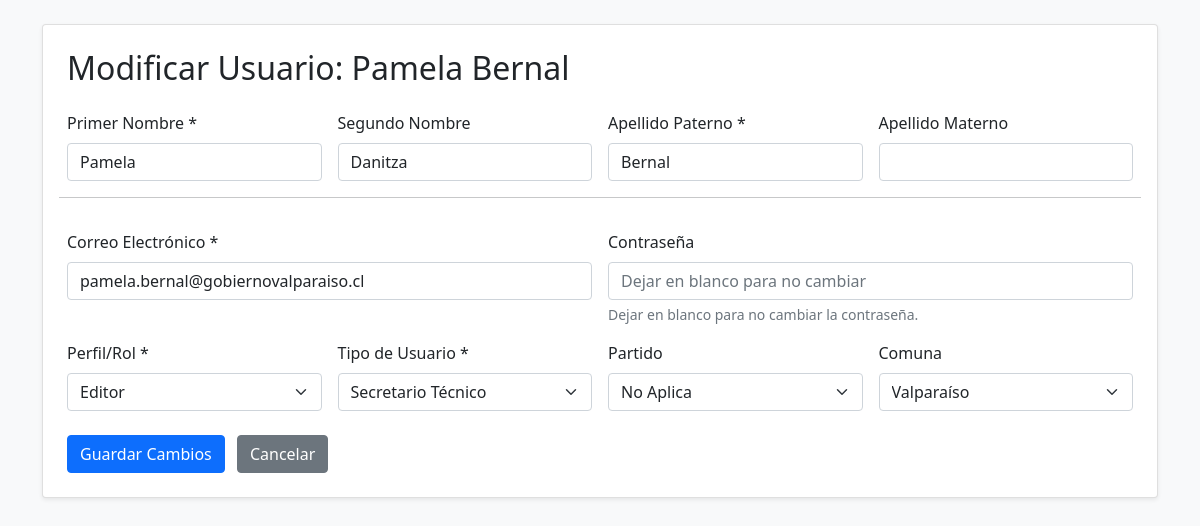
The app's page /corevota/views/pages/usuario_formulario.php?action=edit&id=32 (signed in) with its own data.
### tables this page shows
CREATE TABLE `t_usuario` (
  `idUsuario` int(11) NOT NULL,
  `pNombre` varchar(45) NOT NULL,
  `sNombre` varchar(45) DEFAULT NULL,
  `aPaterno` varchar(45) NOT NULL,
  `aMaterno` varchar(45) NOT NULL,
  `correo` varchar(45) DEFAULT NULL,
  `contrasena` varchar(255) NOT NULL,
  `perfil_id` int(11) DEFAULT NULL,
  `tipoUsuario_id` int(11) DEFAULT NULL,
  `partido_id` int(11) DEFAULT NULL,
  `comuna_id` int(11) DEFAULT NULL,
  `t_partido_nombrePartido` varchar(45) NOT NULL
);

### corevota/cfg/config.php (called while the page is built, shortened)
<?php
abstract class BaseConexion
{
	protected function conectar($archivo = 'configuracion.ini')
	{
		$ruta_archivo_ini = __DIR__ . '/' . $archivo;
		if (!$ajustes = parse_ini_file($ruta_archivo_ini, true)) {
			throw new Exception('No se puede abrir el archivo de configuración: ' . $ruta_archivo_ini . '.');
		}
		$servidor = $ajustes["database"]["host"];
		$puerto = $ajustes["database"]["port"];
		$basedatos = $ajustes["database"]["schema"];
		try {
			$this->datahost = new PDO(
				"mysql:host=$servidor;port=$puerto;dbname=$basedatos;charset=utf8mb4",
				$ajustes['database']['username'],
				$ajustes['database']['password'],
				array(PDO::MYSQL_ATTR_INIT_COMMAND => "SET NAMES utf8")
			);
			$this->datahost->setAttribute(PDO::ATTR_ERRMODE, PDO::ERRMODE_EXCEPTION);
			$this->datahost->setAttribute(PDO::ATTR_DEFAULT_FETCH_MODE, PDO::FETCH_ASSOC);
			return $this->datahost;
		} catch (PDOException $e) {
			die("Error en la conexión a la base de datos: " . $e->getMessage());
		}
	}
}

### corevota/Usuario.php (called while the page is built, shortened)
<?php
require_once(__DIR__ . '/class/class.conectorDB.php');
class Usuario
{
    private $db;
    public function __construct()
    {
        $this->db = new conectorDB();
    }
    public function obtenerUsuario($idUsuario)
    {
        $consulta = "SELECT idUsuario, pNombre, sNombre, aPaterno, aMaterno, correo, contrasena,
                        perfil_id, tipoUsuario_id, partido_id, comuna_id
                 FROM t_usuario
                 WHERE idUsuario = :idUsuario";
        $resultado = $this->db->buscarUsuario($consulta, $idUsuario);
        return $resultado;
    }
    public function obtenerPerfiles()
    {
        return $this->db->consultarBD("SELECT idPerfil, descPerfil FROM t_perfil");
    }
    public function obtenerTiposUsuario()
    {
        return $this->db->consultarBD("SELECT idTipoUsuario, descTipoUsuario FROM t_tipousuario");
    }
    public function obtenerPartidos()
    {
        return $this->db->consultarBD("SELECT idPartido, nombrePartido FROM t_partido");
    }
    public function obtenerComunas()
    {
        return $this->db->consultarBD("SELECT idComuna, nombreComuna FROM t_comuna");
    }
}

### corevota/class/class.conectorDB.php (called while the page is built, shortened)
<?php
require_once(__DIR__ . "/../cfg/config.php");
class conectorDB extends BaseConexion
{
    private $conexion;
    public function __construct()
    {
        $this->conexion = parent::conectar();
    }
    public function buscarUsuario($consulta, $id)
    {
        if ($statement = $this->conexion->prepare($consulta)) {
            try {
                $statement->bindParam(":idUsuario", $id, PDO::PARAM_INT);
                $statement->execute();
                $resultado = $statement->fetch(PDO::FETCH_ASSOC);
                return $resultado ?: null;
            } catch (PDOException $e) {
                echo "Error al buscar usuario: " . $e->getMessage();
            }
        }
        return null;
    }
    public function consultarBD($consulta, $valores = array())
    {
        $resultado = false;
        if ($statement = $this->conexion->prepare($consulta)) {
            try {
                if (!$statement->execute()) {
                    $resultado = false;
                } else {
                    if (stripos(trim($consulta), 'SELECT') === 0) {
                        $resultado = $statement->fetchAll(PDO::FETCH_ASSOC);
                    } else {
                        $resultado = $statement->rowCount() > 0;
                    }
                }
            } catch (PDOException $e) {
                return false;
            }
        }
        return $resultado;
    }
}

### corevota/views/pages/usuario_formulario.php (the view, shortened to what this page needs)
<?php
require_once(__DIR__ . '/../../Usuario.php');
$usuarioObj = new Usuario();
$action = $_GET['action'] ?? 'create';
$idUsuario = (int)($_GET['id'] ?? 0);
$userData = [];
$titulo = "Registrar Nuevo Usuario";
$contrasenaPlaceholder = "Contraseña (obligatoria)";
if ($action === 'edit' && $idUsuario > 0) {
    $userData = $usuarioObj->obtenerUsuario($idUsuario);
    unset($userData['contrasena']);
    $titulo = "Modificar Usuario: " . htmlspecialchars($userData['pNombre']) . ' ' . htmlspecialchars($userData['aPaterno']);
    $contrasenaPlaceholder = "Dejar en blanco para no cambiar";
}
$perfiles = $usuarioObj->obtenerPerfiles();
$tiposUsuario = $usuarioObj->obtenerTiposUsuario();
$partidos = $usuarioObj->obtenerPartidos();
$comunas = $usuarioObj->obtenerComunas();
?>
<!DOCTYPE html>
<html lang="es">
<head>
    <link href="/corevota/public/vendor/bootstrap/css/bootstrap.min.css" rel="stylesheet">
</head>
<body class="bg-light">
    <div class="container py-4">
        <div class="card shadow-sm p-4">
            <h2 class="mb-4"><?php echo $titulo; ?></h2>
            <form action="usuario_acciones.php" method="POST" class="needs-validation" novalidate>
                <div class="row g-3">
                    <div class="col-md-3">
                        <label for="pNombre" class="form-label">Primer Nombre *</label>
                        <input type="text" class="form-control" id="pNombre" name="pNombre"
                               value="<?php echo htmlspecialchars($userData['pNombre'] ?? ''); ?>" required>
                    </div>
                    <div class="col-md-3">
                        <label for="sNombre" class="form-label">Segundo Nombre</label>
                        <input type="text" class="form-control" id="sNombre" name="sNombre"
                               value="<?php echo htmlspecialchars($userData['sNombre'] ?? ''); ?>">
                    </div>
                    <div class="col-md-3">
                        <label for="aPaterno" class="form-label">Apellido Paterno *</label>
                        <input type="text" class="form-control" id="aPaterno" name="aPaterno"
                               value="<?php echo htmlspecialchars($userData['aPaterno'] ?? ''); ?>" required>
                    </div>
                    <div class="col-md-3">
                        <label for="aMaterno" class="form-label">Apellido Materno</label>
                        <input type="text" class="form-control" id="aMaterno" name="aMaterno"
                               value="<?php echo htmlspecialchars($userData['aMaterno'] ?? ''); ?>">
                    </div>
                    <hr class="my-3">
                    <div class="col-md-6">
                        <label for="correo" class="form-label">Correo Electrónico *</label>
                        <input type="email" class="form-control" id="correo" name="correo"
                               value="<?php echo htmlspecialchars($userData['correo'] ?? ''); ?>" required>
                    </div>
                    <div class="col-md-6">
                        <label for="contrasena" class="form-label">Contraseña</label>
                        <input type="password" class="form-control" id="contrasena" name="contrasena"
                               placeholder="<?php echo $contrasenaPlaceholder; ?>"
                               <?php echo ($action === 'create' ? 'required' : ''); ?>>
                        <?php if ($action === 'edit'): ?>
                            <div class="form-text">Dejar en blanco para no cambiar la contraseña.</div>
                        <?php endif; ?>
                    </div>
                    <div class="col-md-3">
                        <label for="perfil_id" class="form-label">Perfil/Rol *</label>
                        <select class="form-select" id="perfil_id" name="perfil_id" required>
                            <?php
                            $selectedPerfil = $userData['perfil_id'] ?? '';
                            foreach ($perfiles as $perfil):
                                $sel = ((string)$selectedPerfil === (string)$perfil['idPerfil']) ? 'selected' : '';
                            ?>
                                <option value="<?php echo $perfil['idPerfil']; ?>" <?php echo $sel; ?>>
                                    <?php echo htmlspecialchars($perfil['descPerfil']); ?>
                                </option>
                            <?php endforeach; ?>
                        </select>
                    </div>
                    <div class="col-md-3">
                        <label for="tipoUsuario_id" class="form-label">Tipo de Usuario *</label>
                        <select class="form-select" id="tipoUsuario_id" name="tipoUsuario_id" required>
                            <?php
                            $selectedTipo = $userData['tipoUsuario_id'] ?? '';
                            foreach ($tiposUsuario as $tipo):
                                $sel = ((string)$selectedTipo === (string)$tipo['idTipoUsuario']) ? 'selected' : '';
                            ?>
                                <option value="<?php echo $tipo['idTipoUsuario']; ?>" <?php echo $sel; ?>>
                                    <?php echo htmlspecialchars($tipo['descTipoUsuario']); ?>
                                </option>
                            <?php endforeach; ?>
                        </select>
                    </div>
                    <div class="col-md-3">
                        <label for="partido_id" class="form-label">Partido</label>
                        <select class="form-select" id="partido_id" name="partido_id">
                            <?php
                            $selectedPartido = $userData['partido_id'] ?? '';
                            foreach ($partidos as $partido):
                                $sel = ((string)$selectedPartido === (string)$partido['idPartido']) ? 'selected' : '';
                            ?>
                                <option value="<?php echo $partido['idPartido']; ?>" <?php echo $sel; ?>>
                                    <?php echo htmlspecialchars($partido['nombrePartido']); ?>
                                </option>
                            <?php endforeach; ?>
                        </select>
                    </div>
                    <div class="col-md-3">
                        <label for="comuna_id" class="form-label">Comuna</label>
                        <select class="form-select" id="comuna_id" name="comuna_id">
                            <?php
                            $selectedComuna = $userData['comuna_id'] ?? '';
                            foreach ($comunas as $comuna):
                                $sel = ((string)$selectedComuna === (string)$comuna['idComuna']) ? 'selected' : '';
                            ?>
                                <option value="<?php echo $comuna['idComuna']; ?>" <?php echo $sel; ?>>
                                    <?php echo htmlspecialchars($comuna['nombreComuna']); ?>
                                </option>
                            <?php endforeach; ?>
                        </select>
                    </div>
                    <div class="col-12 mt-4">
                        <button type="submit" class="btn btn-primary">
                            <?php echo $action === 'create' ? 'Registrar Usuario' : 'Guardar Cambios'; ?>
                        </button>
                        <a href="usuarios_listado.php" class="btn btn-secondary ms-2">Cancelar</a>
                    </div>
                </div>
            </form>
        </div>
    </div>
</body>
</html>

### records on screen
t_usuario: titulo "Modificar Usuario: Pamela Bernal", pNombre "Pamela", sNombre "Danitza", aPaterno "Bernal", correo "pamela.bernal@gobiernovalparaiso.cl"

### other values on screen
form field perfil_id "Editor"
form field tipoUsuario_id "Secretario Técnico"
form field partido_id "No Aplica"
form field comuna_id "Valparaíso"
